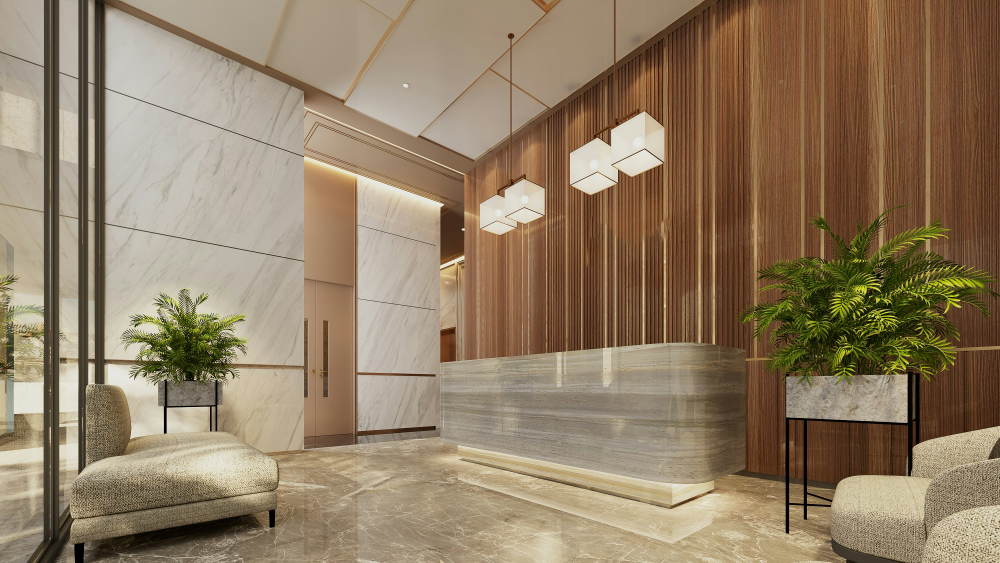
#> input picture assets/showcase/aurora/lobby-1.jpg, 3000 x 1688 px (shown at 1/3 size)
$ python generate_responsive_images.py
#> lines starting #> are read from the running program, lines starting #| are printed output that depends on the picture
#!/usr/bin/env python3
"""Generate responsive JPEG/WebP variants for brand-post hero images."""

from __future__ import annotations

from pathlib import Path

from PIL import Image


ROOT = Path(__file__).resolve().parents[1]
SOURCE_DIR = ROOT / "assets" / "showcase" / "aurora"
OUTPUT_DIR = SOURCE_DIR / "responsive"
TARGET_FILES = ("lobby-1.jpg", "gold-abstract.jpg", "workstation-1.jpg", "lobby-2.jpg")
TARGET_WIDTHS = (480, 768, 1200)


def resize_image(source_path: Path, width: int) -> Image.Image:
    with Image.open(source_path) as image:
        rgb = image.convert("RGB")
        ratio = width / rgb.width
        height = max(1, int(rgb.height * ratio))
        return rgb.resize((width, height), Image.Resampling.LANCZOS)


def generate_variants(source_path: Path) -> None:
    with Image.open(source_path) as image:
        source_width = image.width

    stem = source_path.stem
    for width in TARGET_WIDTHS:
        if width > source_width:
            continue

        resized = resize_image(source_path, width)
        jpg_path = OUTPUT_DIR / f"{stem}-{width}.jpg"
        webp_path = OUTPUT_DIR / f"{stem}-{width}.webp"
        resized.save(jpg_path, format="JPEG", quality=85, optimize=True, progressive=True)
        resized.save(webp_path, format="WEBP", quality=82, method=6)
        print(f"generated: {jpg_path.relative_to(ROOT)}")
        print(f"generated: {webp_path.relative_to(ROOT)}")


def main() -> None:
    OUTPUT_DIR.mkdir(parents=True, exist_ok=True)
    for filename in TARGET_FILES:
        source_path = SOURCE_DIR / filename
        if not source_path.exists():
            raise FileNotFoundError(f"source image not found: {source_path}")
        generate_variants(source_path)
#> in generate_variants, image is the input picture: PIL image 3000x1688 RGB; mean R, G, B 145.8, 126.4, 100.9
#> in resize_image, `return rgb.resize((width, height), Image.Resampling.LANCZOS)`:
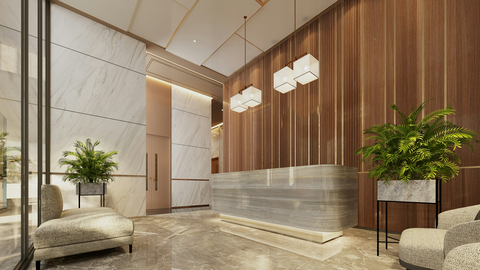
#> returned value: PIL image 480x270 RGB; mean R, G, B 145.8, 126.4, 100.9
#> pass 2 of the loop in main, `for filename in TARGET_FILES:`:
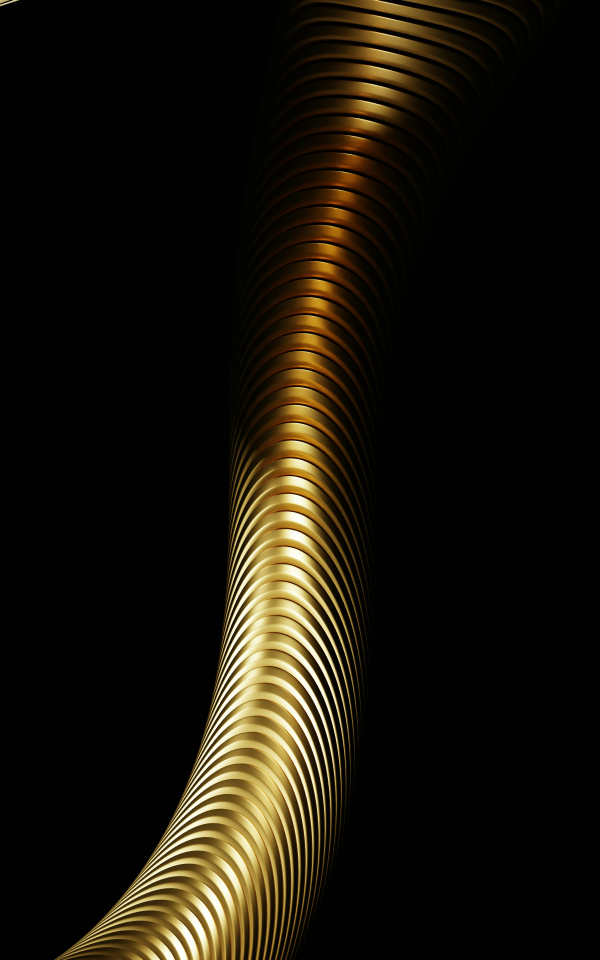
#> input picture assets/showcase/aurora/gold-abstract.jpg, 2400 x 3840 px (shown at 1/4 size)
#> in generate_variants, image is the input picture: PIL image 2400x3840 RGB; mean R, G, B 25.2, 20.5, 10.8
#> in resize_image (call 4), `return rgb.resize((width, height), Image.Resampling.LANCZOS)`:
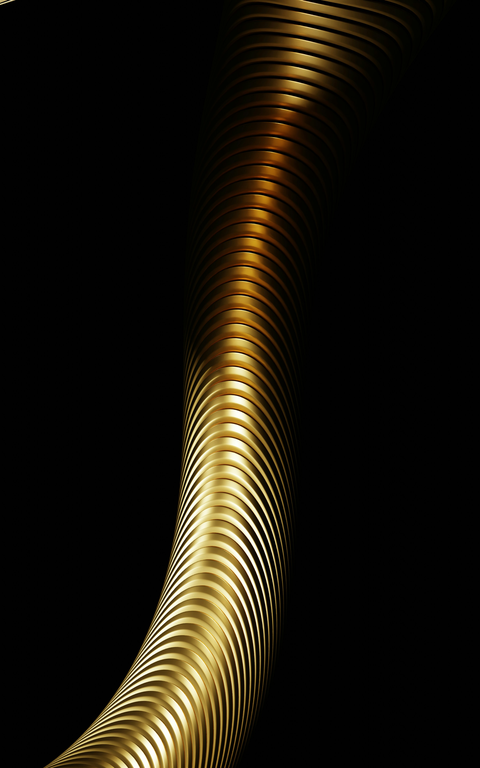
#> returned value: PIL image 480x768 RGB; mean R, G, B 25.2, 20.5, 10.9
#> pass 3 of the loop in main, `for filename in TARGET_FILES:`:
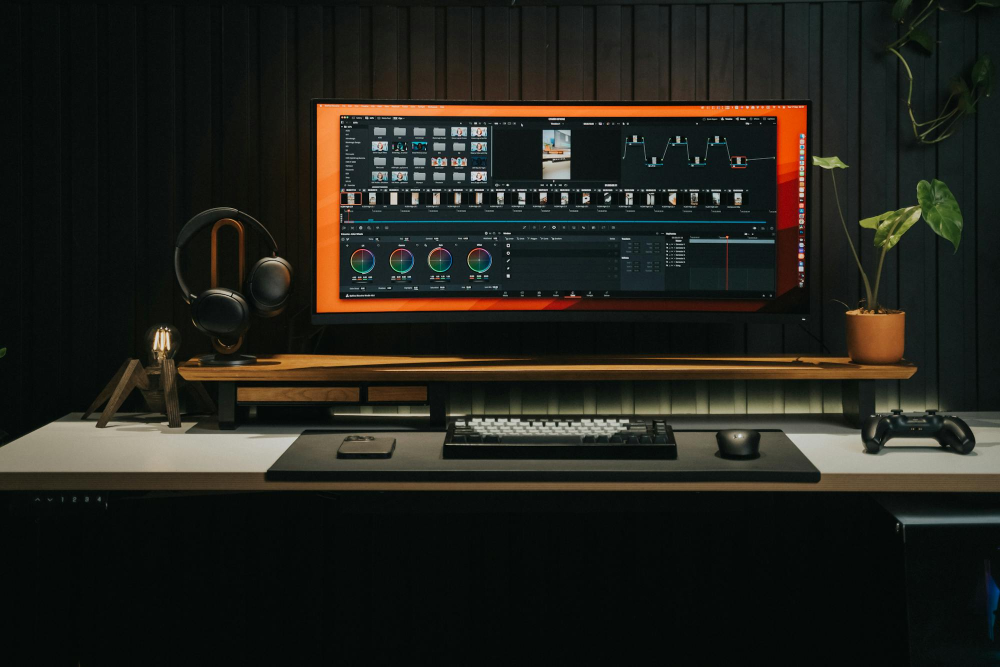
#> input picture assets/showcase/aurora/workstation-1.jpg, 2000 x 1333 px (shown at 1/2 size)
#> in generate_variants, image is the input picture: PIL image 2000x1333 RGB; mean R, G, B 34.3, 33.8, 27.4
#> in resize_image (call 7), `return rgb.resize((width, height), Image.Resampling.LANCZOS)`:
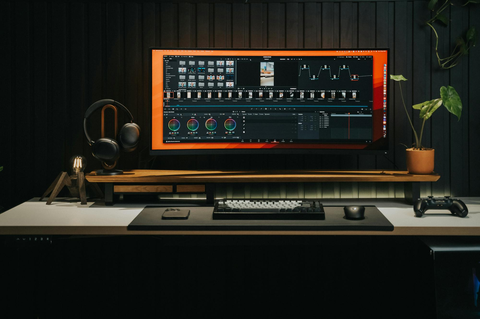
#> returned value: PIL image 480x319 RGB; mean R, G, B 34.3, 33.8, 27.4
#> the loop made 4 passes; the first 3 are shown


if __name__ == "__main__":
#> (the run stopped early here; a loop or call above may not have finished)
